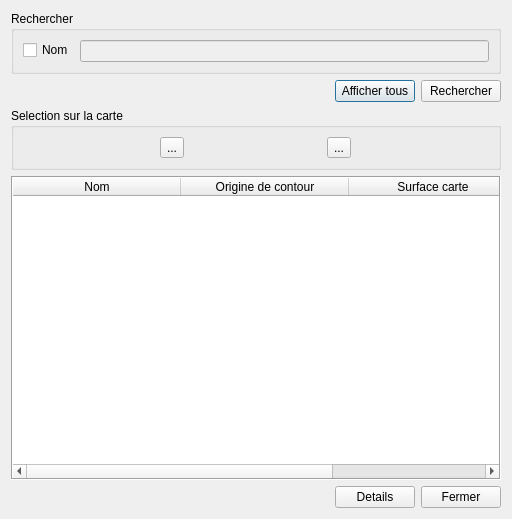
<?xml version="1.0" encoding="UTF-8"?>
<ui version="4.0">
 <class>Dialog</class>
 <widget class="QDialog" name="Dialog">
  <property name="geometry">
   <rect>
    <x>0</x>
    <y>0</y>
    <width>512</width>
    <height>519</height>
   </rect>
  </property>
  <property name="windowTitle">
   <string>Recherche des aires à statut spécifiques</string>
  </property>
  <property name="modal">
   <bool>true</bool>
  </property>
  <layout class="QVBoxLayout" name="verticalLayout">
   <item>
    <widget class="QGroupBox" name="groupBox">
     <property name="title">
      <string>Rechercher</string>
     </property>
     <layout class="QFormLayout" name="formLayout">
      <property name="fieldGrowthPolicy">
       <enum>QFormLayout::AllNonFixedFieldsGrow</enum>
      </property>
      <item row="0" column="0">
       <widget class="QCheckBox" name="checkBoxNumDemande">
        <property name="text">
         <string>Nom</string>
        </property>
       </widget>
      </item>
      <item row="0" column="1">
       <widget class="QLineEdit" name="lineEditNom">
        <property name="enabled">
         <bool>false</bool>
        </property>
       </widget>
      </item>
     </layout>
    </widget>
   </item>
   <item>
    <layout class="QHBoxLayout" name="horizontalLayout">
     <item>
      <spacer name="horizontalSpacer">
       <property name="orientation">
        <enum>Qt::Horizontal</enum>
       </property>
       <property name="sizeHint" stdset="0">
        <size>
         <width>40</width>
         <height>20</height>
        </size>
       </property>
      </spacer>
     </item>
     <item>
      <widget class="QPushButton" name="btnAfficherTous">
       <property name="text">
        <string>Afficher tous</string>
       </property>
      </widget>
     </item>
     <item>
      <widget class="QPushButton" name="btnRechercher">
       <property name="text">
        <string>Rechercher</string>
       </property>
      </widget>
     </item>
    </layout>
   </item>
   <item>
    <widget class="QGroupBox" name="groupBox_2">
     <property name="title">
      <string>Selection sur la carte</string>
     </property>
     <layout class="QHBoxLayout" name="horizontalLayout_2">
      <item>
       <widget class="QToolButton" name="toolBtnSelectionSurCarte">
        <property name="text">
         <string>...</string>
        </property>
       </widget>
      </item>
      <item>
       <widget class="QToolButton" name="toolBtnSelectionSurCarte_2">
        <property name="text">
         <string>...</string>
        </property>
       </widget>
      </item>
     </layout>
    </widget>
   </item>
   <item>
    <widget class="QTableWidget" name="tableWidget">
     <property name="frameShape">
      <enum>QFrame::Box</enum>
     </property>
     <attribute name="horizontalHeaderDefaultSectionSize">
      <number>168</number>
     </attribute>
     <column>
      <property name="text">
       <string>Nom</string>
      </property>
     </column>
     <column>
      <property name="text">
       <string>Origine de contour</string>
      </property>
     </column>
     <column>
      <property name="text">
       <string>Surface carte</string>
      </property>
     </column>
    </widget>
   </item>
   <item>
    <layout class="QHBoxLayout" name="horizontalLayout_3">
     <item>
      <spacer name="horizontalSpacer_2">
       <property name="orientation">
        <enum>Qt::Horizontal</enum>
       </property>
       <property name="sizeHint" stdset="0">
        <size>
         <width>40</width>
         <height>20</height>
        </size>
       </property>
      </spacer>
     </item>
     <item>
      <widget class="QPushButton" name="btnDetail">
       <property name="text">
        <string>Details</string>
       </property>
      </widget>
     </item>
     <item>
      <widget class="QPushButton" name="btnFermer">
       <property name="text">
        <string>Fermer</string>
       </property>
      </widget>
     </item>
    </layout>
   </item>
  </layout>
 </widget>
 <resources/>
 <connections/>
</ui>
